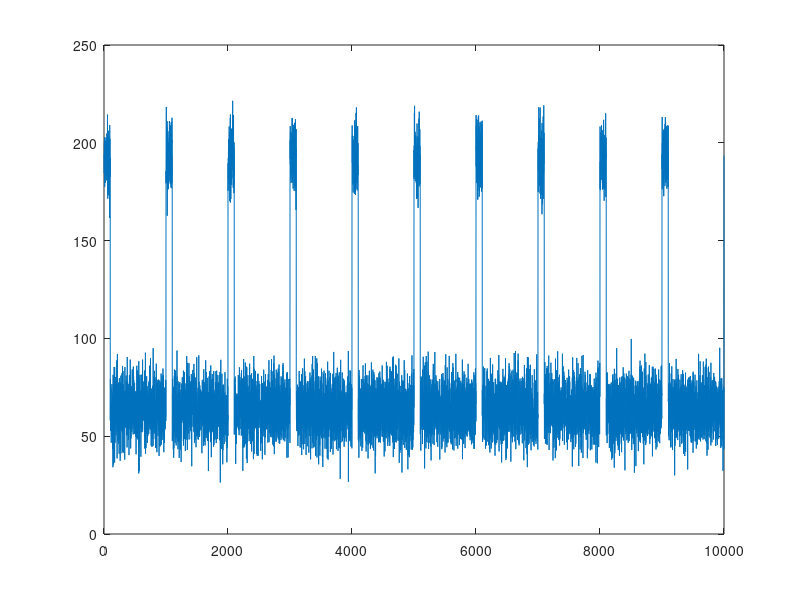

The MATLAB script that drew this image:
close all
clear all

x=128*ones(1,1e4)+64;
t=1:1e4;
x(mod(t,1000)>100) = 64;

x=x+10*randn(1,1e4);
plot(x)

data = dec2bin(round(x),8);
dlmwrite('test.txt',data,'');